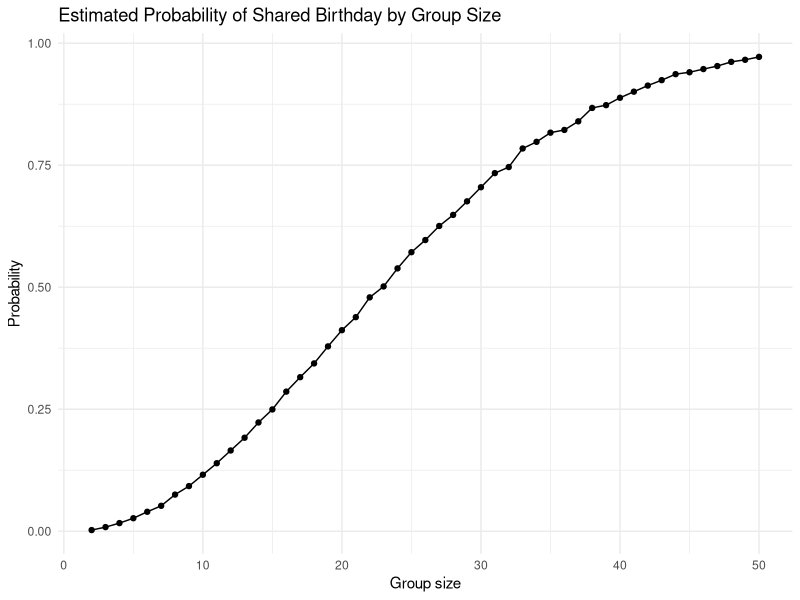
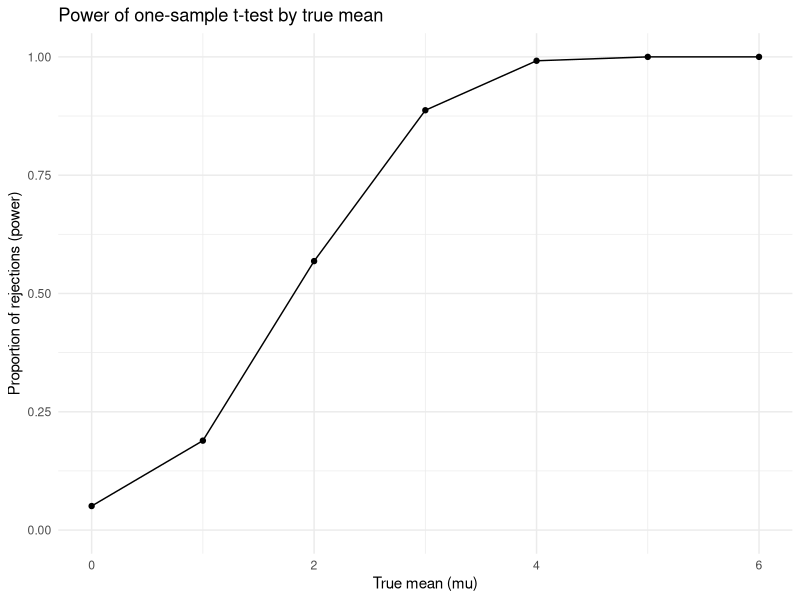
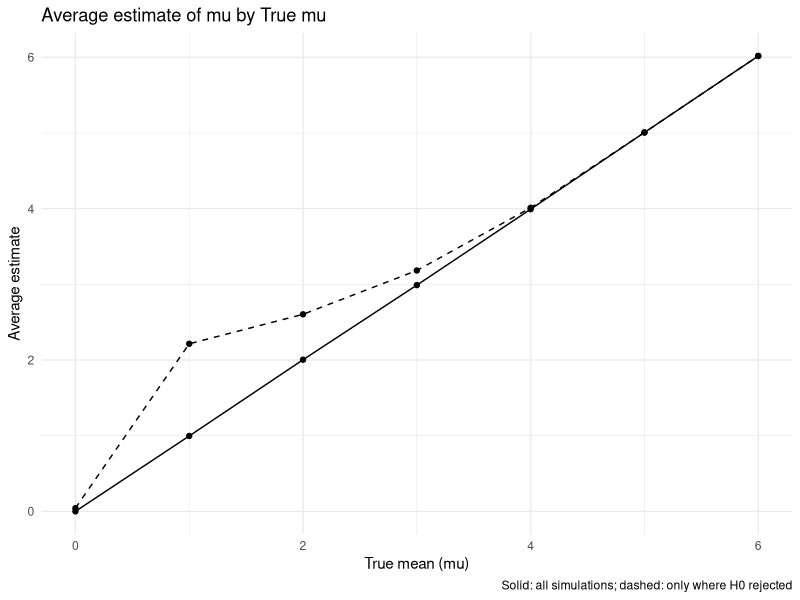

The R script that drew these images, in order:
## ---- chunk 1
knitr::opts_chunk$set(
  echo = TRUE,
  message = FALSE,
  warning = FALSE
)

library(tidyverse)
library(broom)
## ---- chunk 2
birthday_shared <- function(n_people) {
  birthdays <- sample(1:365, size = n_people, replace = TRUE)
  any(duplicated(birthdays))
}

set.seed(1) 

n_sims <- 10000

birthday_results <- 
  tibble(group_size = 2:50) |>
  mutate(
    shared_prob = map_dbl(
      group_size,
      ~ mean(replicate(n_sims, birthday_shared(.x)))
    )
  )

birthday_results |>
  ggplot(aes(x = group_size, y = shared_prob)) +
  geom_line() +
  geom_point() +
  labs(
    title = "Estimated Probability of Shared Birthday by Group Size",
    x = "Group size",
    y = "Probability"
  ) +
  theme_minimal()
## ---- chunk 3
set.seed(1)

# Set Numbers 
n       <- 30
sigma   <- 5
mu_vals <- 0:6
n_sims  <- 5000

# One-sample t-test
sim_results_list <- lapply(mu_vals, function(mu) {
  
  sims <- replicate(
    n_sims,
    {
      x <- rnorm(n, mean = mu, sd = sigma)
      test_out <- t.test(x, mu = 0)
      
      c(
        estimate = mean(x),
        p_value  = test_out$p.value
      )
    },
    simplify = TRUE
  )
  
  tibble(
    mu_true  = mu,
    estimate = sims["estimate", ],
    p_value  = sims["p_value", ]
  )
})

sim_results <- bind_rows(sim_results_list)

# Power
power_df <- 
  sim_results |>
  group_by(mu_true) |>
  summarize(
    power = mean(p_value < 0.05),
    .groups = "drop"
  )

power_df

power_plot <- 
  power_df |>
  ggplot(aes(x = mu_true, y = power)) +
  geom_line() +
  geom_point() +
  scale_y_continuous(limits = c(0, 1)) +
  labs(
    title = "Power of one-sample t-test by true mean",
    x = "True mean (mu)",
    y = "Proportion of rejections (power)"
  ) +
  theme_minimal()

power_plot

# Average estimates
estimate_df <- 
  sim_results |>
  group_by(mu_true) |>
  summarize(
    mean_est_all = mean(estimate),
    mean_est_sig = mean(estimate[p_value < 0.05]),
    .groups = "drop"
  )

estimate_df

estimate_plot <- 
  estimate_df |>
  ggplot(aes(x = mu_true)) +
  geom_line(aes(y = mean_est_all), linetype = "solid") +
  geom_point(aes(y = mean_est_all)) +
  geom_line(aes(y = mean_est_sig), linetype = "dashed") +
  geom_point(aes(y = mean_est_sig)) +
  labs(
    title = "Average estimate of mu by True mu",
    x = "True mean (mu)",
    y = "Average estimate",
    caption = "Solid: all simulations; dashed: only where H0 rejected"
  ) +
  theme_minimal()

estimate_plot
